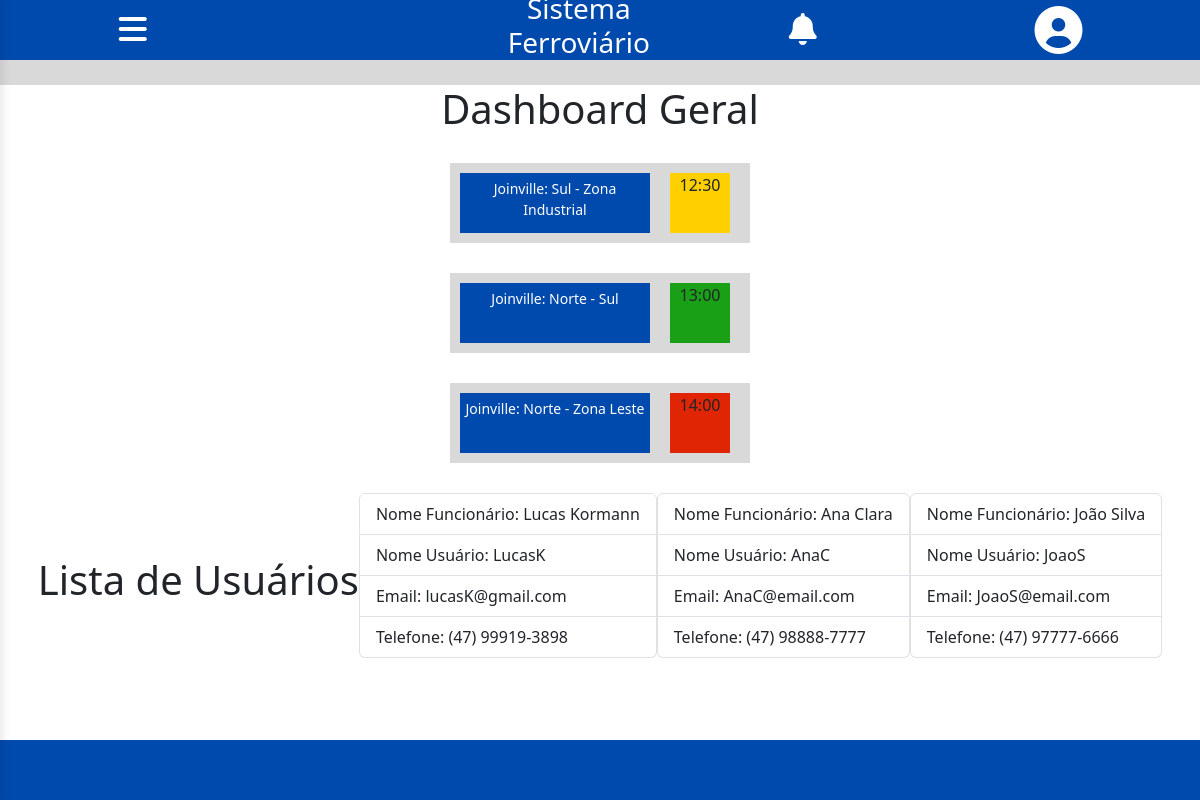
Page /dashboard.php (signed in) on the committed database.
### tables this page shows
CREATE TABLE usuarios(
  id_usuario INT NOT NULL PRIMARY KEY AUTO_INCREMENT,
  nome_funcionario VARCHAR(120) NOT NULL,
  nome_usuario VARCHAR(120) NOT NULL,
  email_usuario VARCHAR(255) NOT NULL UNIQUE,
  data_nascimento DATE NOT NULL,
  senha_usuario VARCHAR(255) NOT NULL,
  telefone_usuario VARCHAR(15) NOT NULL,
  cpf_usuario VARCHAR(14) NOT NULL UNIQUE,
  administrador BOOLEAN NOT NULL DEFAULT FALSE
);

### public/dashboard.php (the view, shortened to what this page needs)
<?php
        include("../includes/painel_completo.php");
        include("../includes/conexao.php");
    ?>
<!DOCTYPE html>
<html lang="en">
<head>
    <link rel="stylesheet" href="../css/style.css">
    <link rel="stylesheet" href="https://cdnjs.cloudflare.com/ajax/libs/font-awesome/6.0.0/css/all.min.css">
    <link href="https://cdn.jsdelivr.net/npm/bootstrap@5.3.2/dist/css/bootstrap.min.css" rel="stylesheet">
</head>
<body>
    <header>
        <div id="header">
            <button class="menu">
                <i class="fas fa-bars fa-2x" style="color: white;"></i>
            </button>
            <h3 class="titulo" style="color: white;">Sistema Ferroviário </h3>
            <button class="notificacao">
                <i class="fas fa-bell fa-2x" style="color: white;"></i>
            </button>
            <button class="perfil" onclick="redirecionar_usuario()">
                <i class="fas fa-user-circle fa-3x" style="color: white;"></i>
            </button>
        </div>
    </header>
    <div class="espacamento"></div>
    <div class="dashboard">
        <h1>Dashboard Geral</h1>
    </div>
    <div class="dashboard-container">
        <div class="dashboard-fundo">
            <div class="dashboard-rota">
                <p class="rota">Joinville: Sul - Zona Industrial</p>
            </div>
            <div class="dashboard-horario-um">
                <p>12:30</p>
            </div>
        </div>
    </div>
    <div class="dashboard-container">
        <div class="dashboard-fundo">
            <div class="dashboard-rota">
                <p class="rota">Joinville: Norte - Sul</p>
            </div>
            <div class="dashboard-horario-dois">
                <p>13:00</p>
            </div>
        </div>
    </div>
    <div class="dashboard-container">
        <div class="dashboard-fundo">
            <div class="dashboard-rota">
                <p class="rota">Joinville: Norte - Zona Leste</p>
            </div>
            <div class="dashboard-horario-tres">
                <p>14:00</p>
            </div>
        </div>
    </div>
    <div class="dashboard-container">
        <?php
try {
    $sql_usuarios = "SELECT nome_funcionario, nome_usuario, email_usuario, telefone_usuario FROM usuarios";
    echo "<h1 class='h1'> Lista de Usuários </h1>";
    $stmt = $conn->prepare($sql_usuarios);
    $stmt->execute();
    $usuarios = $stmt->fetchAll(PDO::FETCH_ASSOC);
    foreach ($usuarios as $dado) {
        echo "<ul class='list-group mb-3'>";
        echo "<li class='list-group-item'> Nome Funcionário: " . htmlspecialchars($dado['nome_funcionario']) . "</li>";
        echo "<li class='list-group-item'> Nome Usuário: " . htmlspecialchars($dado['nome_usuario']) . "</li>";
        echo "<li class='list-group-item'> Email: " . htmlspecialchars($dado['email_usuario']) . "</li>";
        echo "<li class='list-group-item'> Telefone: " . htmlspecialchars($dado['telefone_usuario']) . "</li>";
        echo "</ul>";
    }
} catch (PDOException $e) {
    echo "<p class='text-danger'>Erro ao carregar usuários: " . $e->getMessage() . "</p>";
}
?>
    </div>
    <footer class="fixarRodape">
    </footer>
</body>
</html>

### includes/painel_completo.php (shortened to what this page needs)
<!DOCTYPE html>
<html lang="en">
<head>
    <link rel="stylesheet" href="../css/style.css">
    <link rel="stylesheet" href="https://cdnjs.cloudflare.com/ajax/libs/font-awesome/6.0.0/css/all.min.css">
</head>
<body>
</body>
</html>

### css/style.css (style rules this page uses)
body { margin: 0px; font-family: system-ui, -apple-system, BlinkMacSystemFont, 'Segoe UI', Roboto, Oxygen, Ubuntu, Cantarell, 'Open Sans', 'Helvetica Neue', sans-serif; }
h3 { font-size: 20px; color: white; text-align: center; border: 0px; margin: 0px; padding: 15px; }
.espacamento { background-color: #d9d9d9; height: 25px; }
h1 { font-size: 28px; text-align: center; }
.fixarRodape { background-color: #004aad; height: 60px; margin: 0px; padding: 0px; border: 0px; bottom: 0; position: fixed; text-align: center; width: 100%; }
#header { background-color: #004aad; height: 60px; margin: 0px; padding-left: 15px; border: 0px; display: flex; align-items: center; justify-content: center; gap: 20px; }
.menu { background-color: transparent; border: #004aad; }
.notificacao { background-color: transparent; border: #004aad; }
.perfil { background-color: transparent; border: #004aad; margin: 0px; margin-right: 2%; }
.titulo { padding-left: 20%; }
.dashboard { align-items: center; justify-content: center; background-color: white; }
.dashboard-container { align-items: center; display: flex; flex-direction: row; flex-wrap: wrap; justify-content: center; margin: 30px; }
.dashboard-fundo { height: 80px; width: 300px; background-color: #d9d9d9; display: flex; }
.dashboard-rota { background-color: #004aad; color: white; height: 60px; width: 190px; margin: 10px; font-size: 14px; text-align: center; justify-content: center; align-items: center; }
.rota { padding: 5px; }
.dashboard-horario-um { background-color:rgb(255, 208, 0); height: 60px; width: 60px; text-align: center; margin: 10px; }
.dashboard-horario-dois { background-color:rgb(26, 160, 22); height: 60px; width: 60px; text-align: center; margin: 10px; }
.dashboard-horario-tres { background-color:rgb(224, 37, 4); height: 60px; width: 60px; text-align: center; margin: 10px; }
button { background-color: #004aad; margin-top: 15px; font-weight: bold; color: rgb(255, 255, 255); border: none; border-radius: 5px; cursor: pointer; font-size: 16px; width: 100%; transition: background-color 0.3s ease; }

### rows in the picture
usuarios: nome_funcionario "Lucas Kormann", nome_usuario "LucasK", email_usuario "lucasK@gmail.com", telefone_usuario "(47) 99919-3898"
usuarios: nome_funcionario "Ana Clara", nome_usuario "AnaC", email_usuario "AnaC@email.com", telefone_usuario "(47) 98888-7777"
usuarios: nome_funcionario "João Silva", nome_usuario "JoaoS", email_usuario "JoaoS@email.com", telefone_usuario "(47) 97777-6666"
